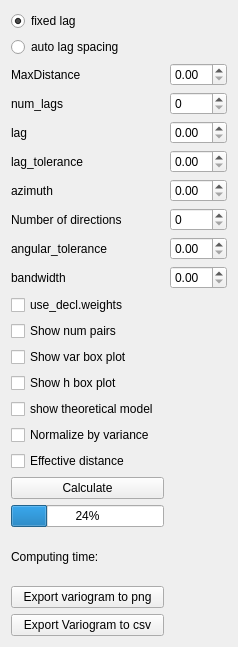
      <widget class="QWidget" name="gridLayoutWidget">
       <property name="geometry">
        <rect>
         <x>0</x>
         <y>10</y>
         <width>238</width>
         <height>647</height>
        </rect>
       </property>
       <layout class="QGridLayout" name="gridLayout">
        <item row="14" column="0">
         <widget class="QCheckBox" name="checkBox_h_boxplot">
          <property name="text">
           <string>Show h box plot</string>
          </property>
         </widget>
        </item>
        <item row="13" column="0">
         <widget class="QCheckBox" name="checkBox_boxplot">
          <property name="text">
           <string>Show var box plot</string>
          </property>
         </widget>
        </item>
        <item row="11" column="0">
         <widget class="QCheckBox" name="checkBox_use_decluster_weights">
          <property name="text">
           <string>use_decl.weights</string>
          </property>
         </widget>
        </item>
        <item row="16" column="0">
         <widget class="QCheckBox" name="checkBox_Normalize_by_variance">
          <property name="text">
           <string>Normalize by variance</string>
          </property>
         </widget>
        </item>
        <item row="7" column="1">
         <widget class="QDoubleSpinBox" name="doubleSpinBox_azimuth"/>
        </item>
        <item row="8" column="0">
         <widget class="QLabel" name="label_7">
          <property name="text">
           <string>Number of directions</string>
          </property>
         </widget>
        </item>
        <item row="6" column="1">
         <widget class="QDoubleSpinBox" name="doubleSpinBox_lag_tolerance"/>
        </item>
        <item row="5" column="0">
         <widget class="QLabel" name="label_8">
          <property name="text">
           <string>lag</string>
          </property>
         </widget>
        </item>
        <item row="9" column="1">
         <widget class="QDoubleSpinBox" name="doubleSpinBox_angular_tolerance"/>
        </item>
        <item row="17" column="0">
         <widget class="QCheckBox" name="checkBox_effective_distance">
          <property name="text">
           <string>Effective distance</string>
          </property>
         </widget>
        </item>
        <item row="1" column="0">
         <widget class="QRadioButton" name="radioButton_fixed_lag">
          <property name="text">
           <string>fixed lag</string>
          </property>
          <property name="checked">
           <bool>true</bool>
          </property>
          <attribute name="buttonGroup">
           <string notr="true">buttonGroup_4</string>
          </attribute>
         </widget>
        </item>
        <item row="10" column="0">
         <widget class="QLabel" name="label_6">
          <property name="text">
           <string>bandwidth</string>
          </property>
         </widget>
        </item>
        <item row="9" column="0">
         <widget class="QLabel" name="label_5">
          <property name="text">
           <string>angular_tolerance</string>
          </property>
         </widget>
        </item>
        <item row="12" column="0">
         <widget class="QCheckBox" name="checkBox_show_counts">
          <property name="text">
           <string>Show num pairs</string>
          </property>
         </widget>
        </item>
        <item row="10" column="1">
         <widget class="QDoubleSpinBox" name="doubleSpinBox_bandwidth"/>
        </item>
        <item row="4" column="0">
         <widget class="QLabel" name="label_2">
          <property name="text">
           <string>num_lags</string>
          </property>
         </widget>
        </item>
        <item row="4" column="1">
         <widget class="QSpinBox" name="spinBox_num_lags"/>
        </item>
        <item row="3" column="0">
         <widget class="QLabel" name="label">
          <property name="text">
           <string>MaxDistance</string>
          </property>
         </widget>
        </item>
        <item row="6" column="0">
         <widget class="QLabel" name="label_3">
          <property name="text">
           <string>lag_tolerance</string>
          </property>
         </widget>
        </item>
        <item row="5" column="1">
         <widget class="QDoubleSpinBox" name="doubleSpinBox_lag"/>
        </item>
        <item row="15" column="0">
         <widget class="QCheckBox" name="checkBox_theoretical_model">
          <property name="text">
           <string>show theoretical model</string>
          </property>
         </widget>
        </item>
        <item row="8" column="1">
         <widget class="QSpinBox" name="spinBox_num_directions"/>
        </item>
        <item row="7" column="0">
         <widget class="QLabel" name="label_4">
          <property name="text">
           <string>azimuth</string>
          </property>
         </widget>
        </item>
        <item row="2" column="0">
         <widget class="QRadioButton" name="radioButton_adaptive_lag">
          <property name="text">
           <string>auto lag spacing</string>
          </property>
          <attribute name="buttonGroup">
           <string notr="true">buttonGroup_4</string>
          </attribute>
         </widget>
        </item>
        <item row="3" column="1">
         <widget class="QDoubleSpinBox" name="doubleSpinBox_max_distance"/>
        </item>
        <item row="18" column="0">
         <layout class="QGridLayout" name="gridLayout_2">
          <item row="1" column="0">
           <widget class="QPushButton" name="pushButton_calculate_variogram">
            <property name="text">
             <string>Calculate</string>
            </property>
           </widget>
          </item>
          <item row="2" column="0">
           <widget class="QProgressBar" name="progressBar_vario">
            <property name="value">
             <number>24</number>
            </property>
           </widget>
          </item>
          <item row="5" column="0">
           <widget class="QPushButton" name="pushBtnExportVrg_to_csv">
            <property name="text">
             <string>Export Variogram to csv</string>
            </property>
           </widget>
          </item>
          <item row="4" column="0">
           <widget class="QPushButton" name="pushButton_export_variogram_to_png">
            <property name="text">
             <string>Export variogram to png</string>
            </property>
           </widget>
          </item>
          <item row="3" column="0">
           <widget class="QLabel" name="Computing_vrg_time">
            <property name="text">
             <string>Computing time:</string>
            </property>
           </widget>
          </item>
         </layout>
        </item>
       </layout>
      </widget>
